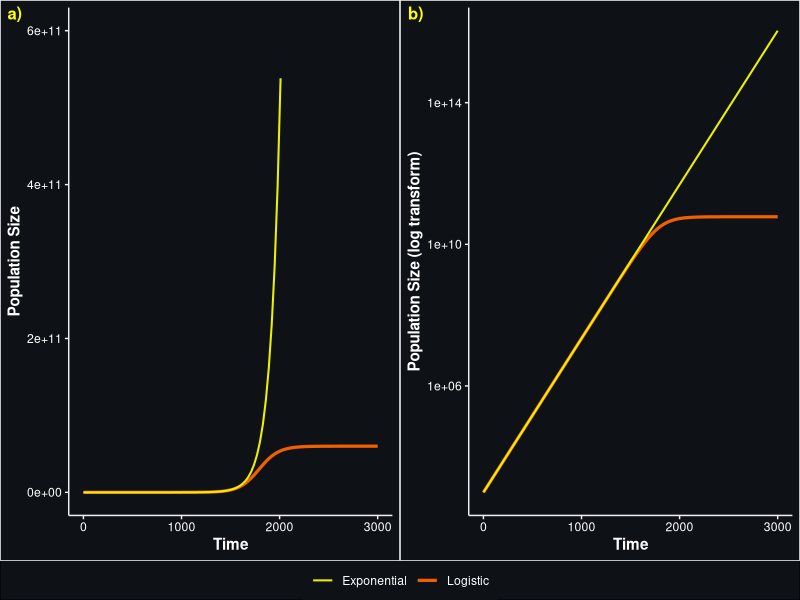

Write the R code that produced this figure.

N0=986.5075
r=0.0100086
K=60000000000

# Population size predicted at t = 4980 under logistic growth: 

logistic_fun <- function(t) {
  N <- (N0*K*exp(r*t))/(K-N0+N0*exp(r*t))
  return(N)
}

logistic_fun(4980) # Outputs 6e+10 (carrying capacity)

# Population size predicted at t = 4980 under exponential growth: 

exponential_fun <- function(t) { 
  N <- N0*exp(r*t)
  return(N)
}

exponential_fun(4980) # Outputs 4.37e+24

## Graph comparing exponential and logistic curves: 

library(ggpubr)

# Plot of exponential vs logistic growth

comparison.plot.basic <- ggplot(data.frame(t = c(0, 5000)), aes(x = t)) + 
  geom_function(fun = logistic_fun, aes(col = "Logistic"), lwd=1.1) + 
  geom_function(fun = exponential_fun, aes(col = "Exponential"),lwd=0.7) + 
  xlim(0,3000) + 
  ylim(0,600000000000) + 
  labs(x="Time",y="Population Size") + 
  scale_colour_manual(values = c("#e9f000","#f06000")) +
  theme_classic() + 
  theme(plot.background = element_rect(fill = "#0E1116"), 
        panel.background = element_rect(fill = "#0E1116"), 
        axis.text = element_text(colour = "white"), 
        axis.title = element_text(colour = "white", face = "bold"), 
        axis.ticks = element_line(colour = "#eeeeee"), 
        axis.line.x = element_line(colour = "#eeeeee"),
        axis.line.y = element_line(colour = "#eeeeee"), 
        legend.background = element_rect(fill = "#0E1116"), 
        legend.text = element_text(colour = "white"), 
        legend.title = element_blank(), legend.position="bottom")

# Same but with log transform on population size. 

comparison.plot.log <- ggplot(data.frame(t = c(0, 5000)), aes(x = t)) + 
  geom_function(fun = logistic_fun, col = "#f06000", lwd=1.1) + 
  geom_function(fun = exponential_fun, col = "#e9f000", lwd=0.7) + 
  xlim(0,3000) + 
  ylim(0,600000000000) + 
  labs(x="Time",y="Population Size (log transform)") + 
  scale_y_continuous(trans='log10') + 
  theme_classic() + 
  theme(plot.background = element_rect(fill = "#0E1116"), 
        panel.background = element_rect(fill = "#0E1116"), 
        axis.text = element_text(colour = "white"), 
        axis.title = element_text(colour = "white", face = "bold"), 
        axis.ticks = element_line(colour = "#eeeeee"), 
        axis.line.x = element_line(colour = "#eeeeee"),
        axis.line.y = element_line(colour = "#eeeeee"))

# Combine plots using ggpubr package
ggarrange(comparison.plot.basic,comparison.plot.log, nrow = 1, 
          labels = c("a)","b)"), font.label = list(size = 12, color = "yellow"), 
          common.legend = TRUE, legend = "bottom") + bgcolor("#0E1116") 

sink(file = "package-versions.txt")
sessionInfo()
sink()
